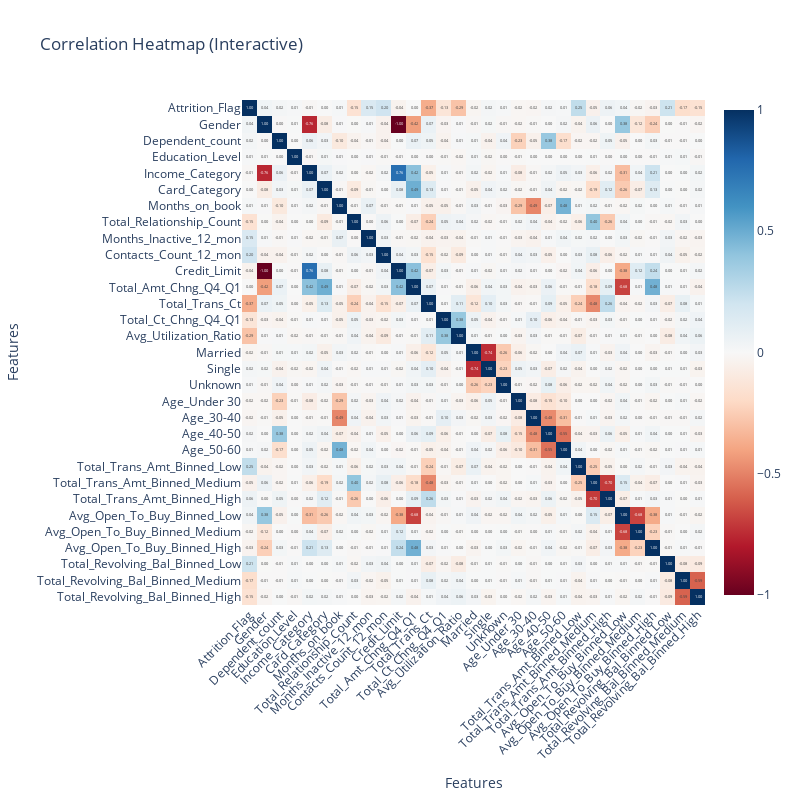

The notebook cell this image was saved under:
### Code cell
corr_matrix = data.corr(numeric_only=True)
fig = px.imshow(
    corr_matrix,
    text_auto=".2f",
    color_continuous_scale='RdBu',
    title="Correlation Heatmap (Interactive)",
    aspect="auto"
)
fig.update_layout(
    width=800,
    height=800,
    xaxis_title="Features",
    yaxis_title="Features",
    xaxis=dict(tickangle=-45, tickmode='array', tickvals=list(range(len(corr_matrix.columns))), ticktext=corr_matrix.columns),
    yaxis=dict(tickmode='array', tickvals=list(range(len(corr_matrix.index))), ticktext=corr_matrix.index)
)
fig.show()

### Figure 1 — Plotly figure (JSON) as saved in the notebook; plotly's stock layout.template omitted (floating-point values rounded to 4 significant figures; data arrays with more than 128 entries replaced by an {"elided": "..."} marker saying what was removed)
{"data": [{"coloraxis": "coloraxis", "hovertemplate": "x: %{x}<br>y: %{y}<br>color: %{z}<extra></extra>", "name": "0", "texttemplate": "%{z:.2f}", "type": "heatmap", "x": ["Attrition_Flag", "Gender", "Dependent_count", "Education_Level", "Income_Category", "Card_Category", "Months_on_book", "Total_Relationship_Count", "Months_Inactive_12_mon", "Contacts_Count_12_mon", "Credit_Limit", "Total_Amt_Chng_Q4_Q1", "Total_Trans_Ct", "Total_Ct_Chng_Q4_Q1", "Avg_Utilization_Ratio", "Married", "Single", "Unknown", "Age_Under 30", "Age_30-40", "Age_40-50", "Age_50-60", "Total_Trans_Amt_Binned_Low", "Total_Trans_Amt_Binned_Medium", "Total_Trans_Amt_Binned_High", "Avg_Open_To_Buy_Binned_Low", "Avg_Open_To_Buy_Binned_Medium", "Avg_Open_To_Buy_Binned_High", "Total_Revolving_Bal_Binned_Low", "Total_Revolving_Bal_Binned_Medium", "Total_Revolving_Bal_Binned_High"], "xaxis": "x", "y": ["Attrition_Flag", "Gender", "Dependent_count", "Education_Level", "Income_Category", "Card_Category", "Months_on_book", "Total_Relationship_Count", "Months_Inactive_12_mon", "Contacts_Count_12_mon", "Credit_Limit", "Total_Amt_Chng_Q4_Q1", "Total_Trans_Ct", "Total_Ct_Chng_Q4_Q1", "Avg_Utilization_Ratio", "Married", "Single", "Unknown", "Age_Under 30", "Age_30-40", "Age_40-50", "Age_50-60", "Total_Trans_Amt_Binned_Low", "Total_Trans_Amt_Binned_Medium", "Total_Trans_Amt_Binned_High", "Avg_Open_To_Buy_Binned_Low", "Avg_Open_To_Buy_Binned_Medium", "Avg_Open_To_Buy_Binned_High", "Total_Revolving_Bal_Binned_Low", "Total_Revolving_Bal_Binned_Medium", "Total_Revolving_Bal_Binned_High"], "yaxis": "y", "z": {"elided": "31x31 float values"}}], "layout": {"coloraxis": {"colorscale": [[0, "rgb(103,0,31)"], [0.1, "rgb(178,24,43)"], [0.2, "rgb(214,96,77)"], [0.3, "rgb(244,165,130)"], [0.4, "rgb(253,219,199)"], [0.5, "rgb(247,247,247)"], [0.6, "rgb(209,229,240)"], [0.7, "rgb(146,197,222)"], [0.8, "rgb(67,147,195)"], [0.9, "rgb(33,102,172)"], [1, "rgb(5,48,97)"]]}, "height": 800, "title": {"text": "Correlation Heatmap (Interactive)"}, "width": 800, "xaxis": {"anchor": "y", "domain": [0, 1], "tickangle": -45, "tickmode": "array", "ticktext": ["Attrition_Flag", "Gender", "Dependent_count", "Education_Level", "Income_Category", "Card_Category", "Months_on_book", "Total_Relationship_Count", "Months_Inactive_12_mon", "Contacts_Count_12_mon", "Credit_Limit", "Total_Amt_Chng_Q4_Q1", "Total_Trans_Ct", "Total_Ct_Chng_Q4_Q1", "Avg_Utilization_Ratio", "Married", "Single", "Unknown", "Age_Under 30", "Age_30-40", "Age_40-50", "Age_50-60", "Total_Trans_Amt_Binned_Low", "Total_Trans_Amt_Binned_Medium", "Total_Trans_Amt_Binned_High", "Avg_Open_To_Buy_Binned_Low", "Avg_Open_To_Buy_Binned_Medium", "Avg_Open_To_Buy_Binned_High", "Total_Revolving_Bal_Binned_Low", "Total_Revolving_Bal_Binned_Medium", "Total_Revolving_Bal_Binned_High"], "tickvals": [0, 1, 2, 3, 4, 5, 6, 7, 8, 9, 10, 11, 12, 13, 14, 15, 16, 17, 18, 19, 20, 21, 22, 23, 24, 25, 26, 27, 28, 29, 30], "title": {"text": "Features"}}, "yaxis": {"anchor": "x", "autorange": "reversed", "domain": [0, 1], "tickmode": "array", "ticktext": ["Attrition_Flag", "Gender", "Dependent_count", "Education_Level", "Income_Category", "Card_Category", "Months_on_book", "Total_Relationship_Count", "Months_Inactive_12_mon", "Contacts_Count_12_mon", "Credit_Limit", "Total_Amt_Chng_Q4_Q1", "Total_Trans_Ct", "Total_Ct_Chng_Q4_Q1", "Avg_Utilization_Ratio", "Married", "Single", "Unknown", "Age_Under 30", "Age_30-40", "Age_40-50", "Age_50-60", "Total_Trans_Amt_Binned_Low", "Total_Trans_Amt_Binned_Medium", "Total_Trans_Amt_Binned_High", "Avg_Open_To_Buy_Binned_Low", "Avg_Open_To_Buy_Binned_Medium", "Avg_Open_To_Buy_Binned_High", "Total_Revolving_Bal_Binned_Low", "Total_Revolving_Bal_Binned_Medium", "Total_Revolving_Bal_Binned_High"], "tickvals": [0, 1, 2, 3, 4, 5, 6, 7, 8, 9, 10, 11, 12, 13, 14, 15, 16, 17, 18, 19, 20, 21, 22, 23, 24, 25, 26, 27, 28, 29, 30], "title": {"text": "Features"}}}}
